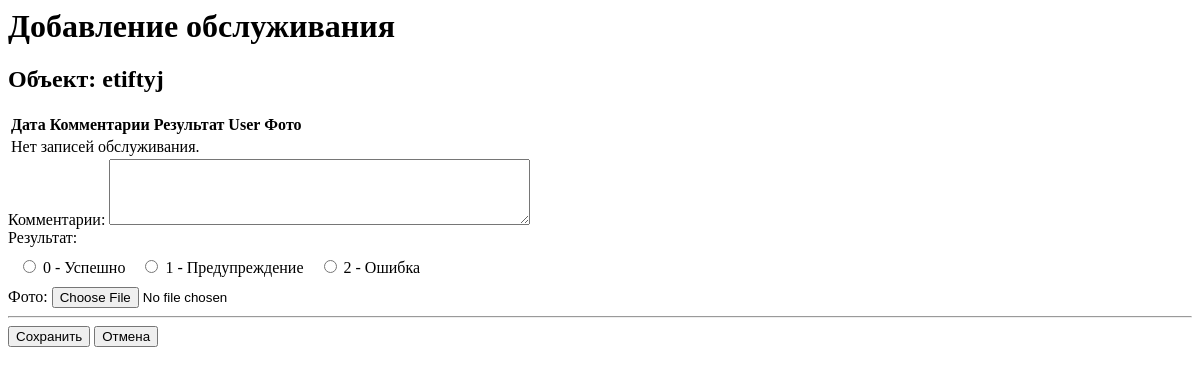
The app's page /service/add/196/ (signed in), older data.
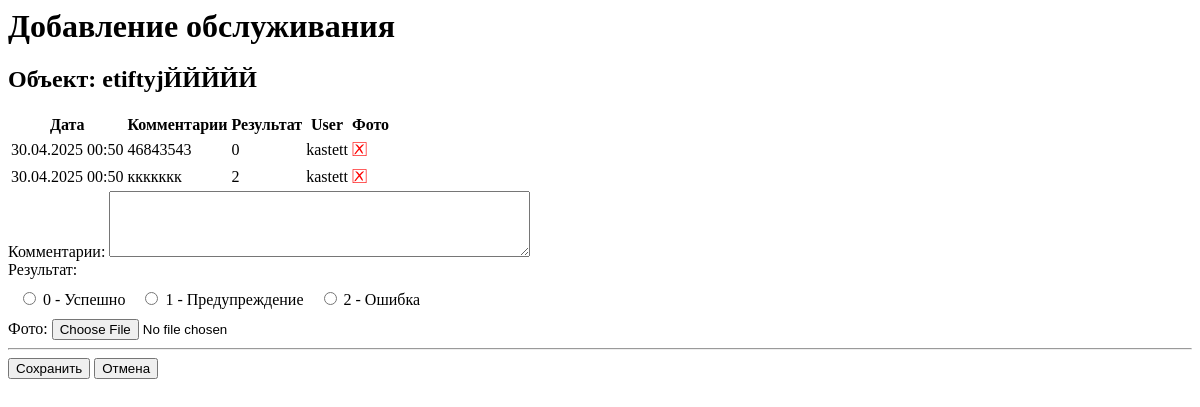
The same page, newer data.
### LIFTEH/models.py (models this page shows, shortened)
class Object(models.Model):
    customer = models.CharField(max_length=255, default='')
    address = models.CharField(max_length=255, default='')
    model = models.CharField(max_length=255, default='')
    work = models.CharField(max_length=20, default='')
    phone = models.CharField(max_length=20, default='')
    name = models.CharField(max_length=255, default='')
    M1 = models.DecimalField(max_digits=12, decimal_places=2, null=True)
    M2 = models.DecimalField(max_digits=12, decimal_places=2, null=True)
    M3 = models.DecimalField(max_digits=12, decimal_places=2, null=True)
    M4 = models.DecimalField(max_digits=12, decimal_places=2, null=True)
    M5 = models.DecimalField(max_digits=12, decimal_places=2, null=True)
    M6 = models.DecimalField(max_digits=12, decimal_places=2, null=True)
    M7 = models.DecimalField(max_digits=12, decimal_places=2, null=True)
    M8 = models.DecimalField(max_digits=12, decimal_places=2, null=True)
    M9 = models.DecimalField(max_digits=12, decimal_places=2, null=True)
    M10 = models.DecimalField(max_digits=12, decimal_places=2, null=True)
    M11 = models.DecimalField(max_digits=12, decimal_places=2, null=True)
    M12 = models.DecimalField(max_digits=12, decimal_places=2, null=True)

class Service(models.Model):
    object = models.ForeignKey(Object, on_delete=models.CASCADE)
    service_date = models.DateTimeField(default=timezone.now)
    comments = models.TextField()
    result = models.CharField(max_length=200)
    foto = models.ImageField(upload_to='services_foto/',
                             null=True, blank=True)
    user = models.ForeignKey(User, on_delete=models.CASCADE)

### LIFTEH/views.py (the view, shortened to what this page needs)
# urls.py: path('service/add/<int:object_id>/', views.service_add, name='service_add'),
@login_required
def service_add(request, object_id):
    obj = get_object_or_404(Object, id=object_id)
    services = Service.objects.filter(object=obj).order_by('-service_date')[:2]
    current_datetime = timezone.now()
    form = ServiceForm()
    return render(request, 'service_add.html', {
        'form': form,
        'object': obj,
        'services': services,
        'current_datetime': current_datetime
    })

### LIFTEH/forms.py (shortened to what this page needs)
class ServiceForm(forms.ModelForm):
    class Meta:
        model = Service
        fields = ['service_date', 'comments', 'result', 'foto']
    def __init__(self, *args, **kwargs):
        self.object_id = kwargs.pop('object_id', None)  # Сохраняем object_id
        super().__init__(*args, **kwargs)

### LIFTEH/templates/service_add.html (shortened to what this page needs)
<h1>Добавление обслуживания</h1>
<h2>Объект: {{ object.customer }}</h2>
<table class="table table-sm">
    <tr>
        <th>Дата</th>
        <th>Комментарии</th>
        <th>Результат</th>
        <th>User</th>
        <th>Фото</th>
    </tr>
{% for service in services %}
    <tr>
        <td>{{ service.service_date|date:"d.m.Y H:i" }}</td>
        <td>{{ service.comments }}</td>
        <td>{{ service.result }}</td>
        <td>{{ service.user.username }}</td>
        <td>
            {% if service.foto %}
                <span style="color: green; font-size: 20px;">&#x1F5F9;</span>
            {% else %}
                <span style="color: red; font-size: 20px;">&#x1F5F5;</span>
            {% endif %}
        </td>
    </tr>
    {% empty %}
    <tr>
        <td colspan="4">Нет записей обслуживания.</td>
    </tr>
    {% endfor %}
</table>
<form method="POST" enctype="multipart/form-data" id="serviceAddForm" action="{% url 'service_add' object_id=object.id %}">
    <div class="input-group">
        <label class="input-group-text" for="comments">Комментарии:</label>
        <textarea class="form-control" id="comments" name="comments" rows="4" cols="50" required></textarea>
    </div>
    <div class="input-group">
        <label class="input-group-text">Результат:</label>
        <div class="form-control" style="display: flex; gap: 15px; align-items: center; padding: 10px;">
            <div class="form-check">
                <input class="form-check-input" type="radio" name="result" id="result0" value="0" required>
                <label class="form-check-label" for="result0">0 - Успешно</label>
            </div>
            <div class="form-check">
                <input class="form-check-input" type="radio" name="result" id="result1" value="1">
                <label class="form-check-label" for="result1">1 - Предупреждение</label>
            </div>
            <div class="form-check">
                <input class="form-check-input" type="radio" name="result" id="result2" value="2">
                <label class="form-check-label" for="result2">2 - Ошибка</label>
            </div>
        </div>
    </div>
    <div class="input-group">
        <label class="input-group-text" for="foto">Фото:</label>
        <input type="file" class="form-control" id="foto" name="foto" accept="image/*">
    </div>
    <hr>
    <button type="submit" class="btn btn-success">Сохранить</button>
    <button type="button" class="btn btn-primary" data-bs-dismiss="modal">Отмена</button>
</form>

Row changes from the older to the newer data that the page shows:
changed Object: customer "etiftyj" → "etiftyjЙЙЙЙЙ"
added Service: service_date "30.04.2025 00:50", comments "46843543", result "0", user.username "kastett"
added Service: service_date "30.04.2025 00:50", comments "ккккккк", result "2", user.username "kastett"
Text that changed along with them:
text no longer shown: "Нет записей обслуживания."
